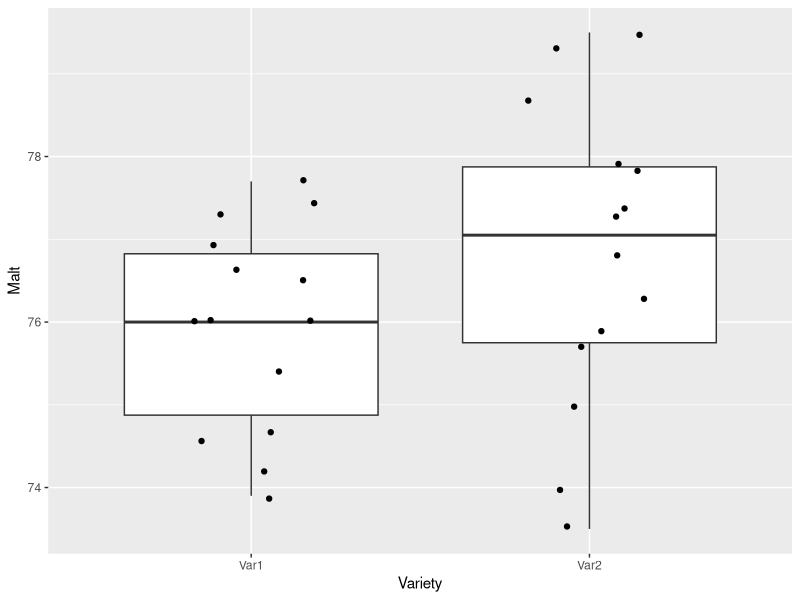
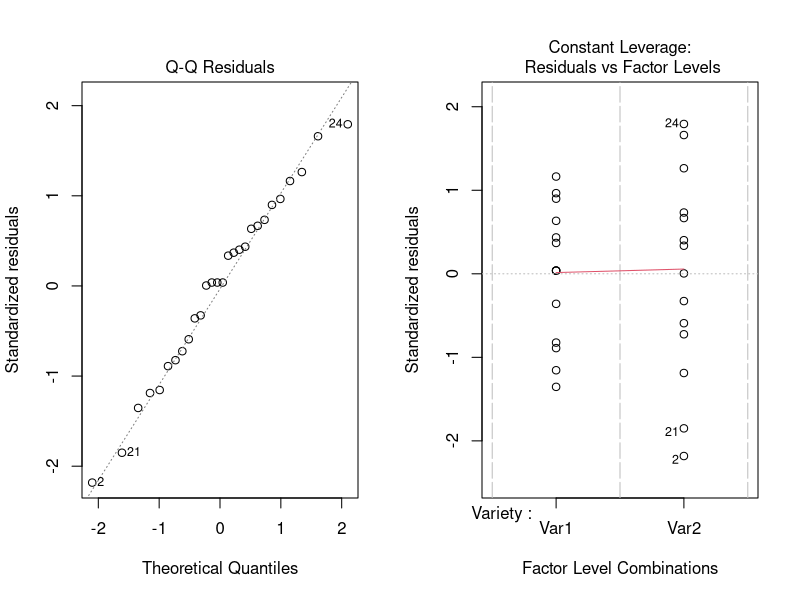

Write R code to recreate these figures, in order.
## ---- chunk 1
library(ggplot2)
library(emmeans)
## ---- chunk 2
barley_data_tall = read.csv('Barley_data_tall.csv')  
## ---- chunk 3
barley_data_tall
## ---- chunk 4
str(barley_data_tall)
## ---- chunk 5
barley_data_tall$Variety
## ---- chunk 6
barley_data_tall$Malt[barley_data_tall$Variety == 'Var1']
## ---- chunk 7
str(barley_data_tall)
## ---- chunk 8
barley_data_tall$Field = as.factor(barley_data_tall$Field)
## ---- chunk 9
barley_data_tall$Malt = as.numeric(as.character(barley_data_tall$Malt))
## ---- chunk 10
model_1 <- lm(Malt ~ Variety, data = barley_data_tall)  # fit the model
model_1  # git a quick summary of the fit to make sure it worked
## ---- chunk 11
library(ggplot2)
ggplot(barley_data_tall,aes(x=Variety,y = Malt)) + geom_boxplot() + geom_jitter(width = .2)
## ---- chunk 12
par(mfrow=c(1,2))  # necessary to get two plots next to each other
plot(model_1,which = c(2,5)) # there are several diagnostic plots that R can make. For simple experiments, these two are good.
## ---- chunk 13
library(emmeans)  # load the  emmeans package
means_model1 <- emmeans(model_1,spec = 'Variety') # prep the emmeans
summary(means_model1,level = 0.95, infer = c(T,F)) # show confidence intervals
## ---- chunk 14
differences_model1 <- contrast(means_model1,'pairwise')  # contrast means a comparison among groups
summary(differences_model1,level = 0.95,infer = c(T,F)) 
## ---- chunk 15
summary(differences_model1,level = 0.95,infer = c(F,T))  # note we switched from infer=c(T,F) above to infer = c(F,T) here, to switch between CIs and p-values
## ---- chunk 16
delta = 1
## ---- chunk 17
Var1_data <- barley_data_tall$Malt[barley_data_tall$Variety == 'Var1']
Var2_data <- barley_data_tall$Malt[barley_data_tall$Variety == 'Var2']

var1 = var(Var1_data)
var2 = var(Var2_data)
n_var1 = sum(barley_data_tall$Variety == 'Var1') # get sample sizes for each variety.
n_var2 = sum(barley_data_tall$Variety == 'Var2')

pooled_var = ((n_var1-1)*var1 + (n_var2-1)*var2) / ((n_var1-1) + (n_var2-1))
pooled_var
## ---- chunk 18
summary(model_1)$sigma^2
## ---- chunk 19
alpha = 0.05
## ---- chunk 20
power.t.test(
  n = 14,
  delta = 1,
  sd = sqrt(pooled_var),
  sig.level = 0.05,
  power = NULL,
  type = 'two.sample',
  alternative = 'two.sided'
)
## ---- chunk 21
n <- power.t.test(
  n = NULL,
  delta = 1,
  sd = sqrt(pooled_var),
  sig.level = 0.05,
  power = 0.8,
  type = 'two.sample',
  alternative = 'two.sided'
)$n   # Note: the addition of $n here restricts the output to only the $n slot of the function's output.
n
